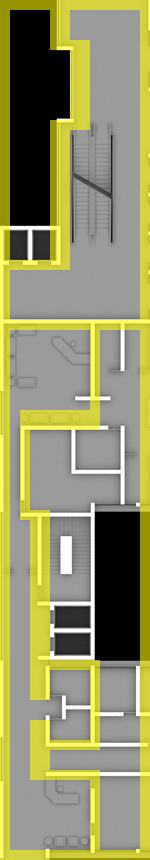

A 2D game scene composited from a Tiled map and its tileset images. What follows is a short description and the map's XML, with each tile layer's data collapsed to a summary:
An orthogonal 15x86 tile map with 10x10 px tiles, 2 tile layers (floor, wall), 2 tilesets and 18 objects (10x waypoint, 8x icon).

<map version="1.0" orientation="orthogonal" width="15" height="86" tilewidth="10" tileheight="10">
 <properties>
  <property name="mapName" value="B-02Pv.png" />
  <property name="posX" value="23" />
  <property name="posY" value="13" />
 </properties>
 <tileset firstgid="1" name="tiles" tilewidth="10" tileheight="10">
  <image source="tiles.png" width="128" height="128" />
  <tile id="52">
   <properties>
    <property name="wall" value="1" />
   </properties>
  </tile>
 </tileset>
 <tileset firstgid="145" name="B-02Pv" tilewidth="10" tileheight="10">
  <image source="B-02Pv.png" width="1098" height="1181" />
 </tileset>
 <layer name="floor" width="15" height="86">
  <data>[1290 cells, 1290 non-empty, 1290 distinct tile ids]</data>
 </layer>
 <layer name="wall" width="15" height="86">
  <data>[1290 cells, 383 non-empty, 1 distinct tile ids]</data>
 </layer>
 <objectgroup name="waypoint" width="15" height="86">
  <object name="waypoint" type="waypoint" x="11" y="620" width="20" height="20">
   <properties>
    <property name="id" value="1003" />
   </properties>
  </object>
  <object name="waypoint" type="waypoint" x="53" y="699" width="20" height="20">
   <properties>
    <property name="id" value="2039" />
   </properties>
  </object>
  <object name="waypoint" type="waypoint" x="40" y="370" width="20" height="20">
   <properties>
    <property name="id" value="55" />
   </properties>
  </object>
  <object name="waypoint" type="waypoint" x="30" y="290" width="20" height="20">
   <properties>
    <property name="id" value="65" />
   </properties>
  </object>
  <object name="waypoint" type="waypoint" x="120" y="200" width="20" height="20">
   <properties>
    <property name="id" value="64" />
   </properties>
  </object>
  <object name="waypoint" type="waypoint" x="110" y="20" width="20" height="20">
   <properties>
    <property name="id" value="63" />
   </properties>
  </object>
  <object name="waypoint" type="waypoint" x="71" y="216" width="20" height="20">
   <properties>
    <property name="id" value="1008" />
   </properties>
  </object>
  <object name="waypoint" type="waypoint" x="92" y="216" width="20" height="20">
   <properties>
    <property name="id" value="1009" />
   </properties>
  </object>
  <object name="waypoint" type="waypoint" x="69" y="132" width="20" height="20">
   <properties>
    <property name="id" value="1012" />
   </properties>
  </object>
  <object name="escada rolante" type="icon" x="69" y="132" width="40" height="40">
   <properties>
    <property name="id" value="6" />
   </properties>
  </object>
  <object name="waypoint" type="waypoint" x="89" y="131" width="20" height="20">
   <properties>
    <property name="id" value="1013" />
   </properties>
  </object>
 </objectgroup>
 <objectgroup name="icon" width="15" height="86">
  <object name="elevador" type="icon" x="53" y="609" width="40" height="40">
   <properties>
    <property name="id" value="2" />
   </properties>
  </object>
  <object name="banheiro" type="icon" x="51" y="689" width="40" height="40">
   <properties>
    <property name="id" value="14" />
   </properties>
  </object>
  <object name="recepcao" type="icon" x="50" y="800" width="40" height="40">
   <properties>
    <property name="id" value="18" />
   </properties>
  </object>
  <object name="recepcao" type="icon" x="30" y="360" width="40" height="40">
   <properties>
    <property name="id" value="18" />
   </properties>
  </object>
  <object name="Caixa eletronico" type="icon" x="20" y="280" width="40" height="40">
   <properties>
    <property name="id" value="10" />
   </properties>
  </object>
  <object name="escada rolante" type="icon" x="70" y="214" width="40" height="40">
   <properties>
    <property name="id" value="7" />
   </properties>
  </object>
  <object name="cabeleireiro" type="icon" x="100" y="10" width="40" height="40">
   <properties>
    <property name="id" value="21" />
   </properties>
  </object>
 </objectgroup>
</map>
